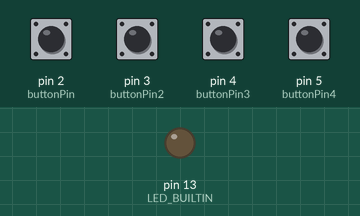
This sketch was run on a simulated Arduino Uno, built with avr-gcc and run on an emulated ATmega328P. On the bench: output pins drawn as LEDs (lit = HIGH). Dashed ring = blinking. Inputs (shaded band) come from the test bench; at power-on: pin 2 (buttonPin), pin 3 (buttonPin2), pin 4 (buttonPin3), pin 5 (buttonPin4) HIGH. What the sketch prints to the serial monitor is not drawn.

Above: at 1.2 s.
1.3 s: pin 2 (buttonPin) pulled LOW for 0.15 s
At 1.37 s:
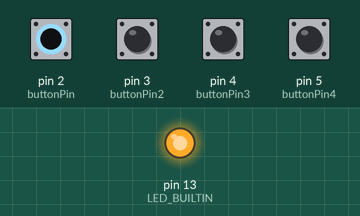
2.9 s: pin 3 (buttonPin2) pulled LOW for 0.15 s
At 4.4 s:
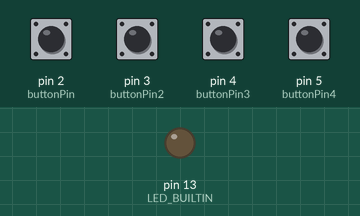
6.0 s: pin 2 (buttonPin) pulsed LOW 5 times (0.12 s each, 0.3 s apart)
At 6.06 s:
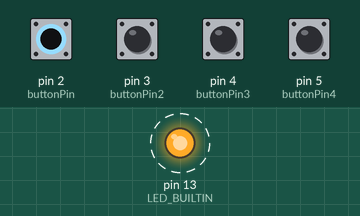
Timing chart, 0 to 9.0 s (numbered marks = the images above; inputs shaded):
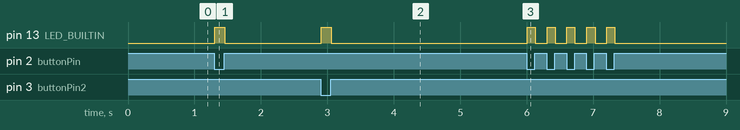

The sketch:

4BUTTONS_Test.ino
```cpp
/*
  Autor: Edgar Cano
  Rev: 08/04/2024
*/

// Las constantes no cambiarán. Se utilizan aquí para establecer los números de pin.
const int buttonPin = 2;
const int buttonPin2 = 3;
const int buttonPin3 = 4;
const int buttonPin4 = 5;

int buttonState = 0;
int buttonState2 = 0;
int buttonState3 = 0;
int buttonState4 = 0;

void setup() {

  Serial.begin(9600);

  pinMode(buttonPin, INPUT_PULLUP);
  pinMode(buttonPin2, INPUT_PULLUP);
  pinMode(buttonPin3, INPUT_PULLUP);
  pinMode(buttonPin4, INPUT_PULLUP);
  pinMode(LED_BUILTIN, OUTPUT);
}

void loop() {
  // lee el estado del valor del botón pulsador:
  buttonState = digitalRead(buttonPin);
  buttonState2 = digitalRead(buttonPin2);
  buttonState3 = digitalRead(buttonPin3);
  buttonState4 = digitalRead(buttonPin4);

 // verifica si algun botón pulsador está presionado. Si lo está, el estado del botón es BAJO
  if ( (buttonState == LOW)||(buttonState2 == LOW)||(buttonState3 == LOW)||(buttonState4 == LOW) ){

    Serial.println("ON");
    digitalWrite(LED_BUILTIN,HIGH);

  } else {

    Serial.println("OFF");
    digitalWrite(LED_BUILTIN,LOW);
  }
}
```

Measured:
- after the input at 1.3 s, pin 13 (LED_BUILTIN): LOW → HIGH at once, → LOW 0.15 s later
- after the input at 2.9 s, pin 13 (LED_BUILTIN): LOW → HIGH at once, → LOW 0.15 s later
- after the input at 6.0 s, pin 13 (LED_BUILTIN): alternates HIGH for 0.12 s and LOW for 0.18 s, 10 changes in all, then stays LOW, starting at once
